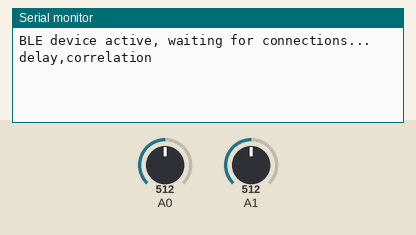
Simulated run of this sketch. Board: Arduino Nano 33 IoT. Parts: the last lines printed to the serial monitor. The inputs (shaded band) are chosen by the test bench; at power-on: A0 = 512, A1 = 512. Nothing arrives over Bluetooth unless stated; a phone connects over Bluetooth LE 3 s after start.

Above: at 1.2 s.
1.3 s: A0 set to 716
At 3.8 s:
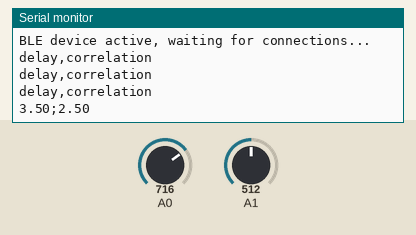
4.3 s: A1 set to 716
At 5.6 s:
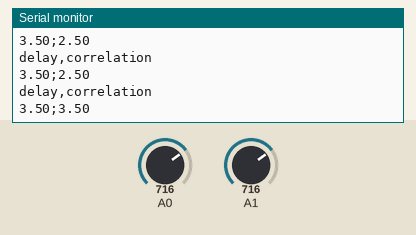
5.8 s: A0 set to 900
At 6.4 s:
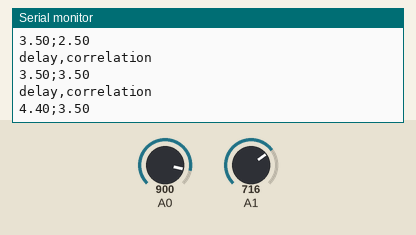
7.3 s: A1 set to 900
At 8.8 s:
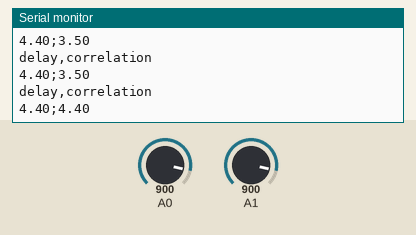
Timing chart, 0 to 9.8 s (numbered marks = the images above; inputs shaded):
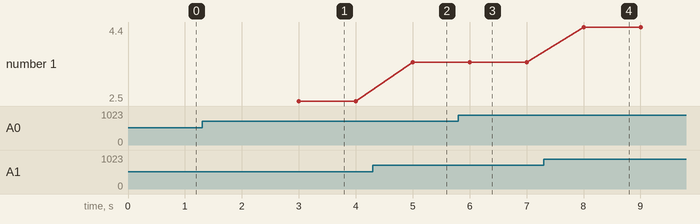

The sketch:

crosscode_realtime_BLE_micros.ino
```cpp
//set baud rate for 115200
#include <ArduinoBLE.h>
BLEService customService("180C");  //create bLE service
//BLEIntCharacteristic valueCharacteristic("2A56", BLERead | BLENotify); //sends to phone
BLEFloatCharacteristic valueCharacteristic("2A56", BLERead | BLENotify);  //sends to phone

#define F(string_literal) (reinterpret_cast<const __FlashStringHelper *>(PSTR(string_literal)))


//making bufSize smaller to make it work (og 2000)
const int bufSize = 200;  //this was 200, changing it to 1000 for testing -> make sure to change it back to 200
//sample around like 3-4 seconds for 5Hz
//5Hz --> 5 waves every second
// 17 seconds of this is way overkill, i would be taking like 85 samples


const unsigned long sampleInterval = 5000;  // 5000 = 5 ms //this was 4000
float Ts = .005;                            // sample every .005 seconds (5 ms) //.004
unsigned long lastSample = 0;


//float sensorData1[bufSize];
int16_t sensorData1[bufSize];
//float sensorData2[bufSize];
int16_t sensorData2[bufSize];
int index = 0;

struct crossCorrReturn {
  //float highr;
  int16_t highr;
  //float highshift;
  int16_t highshift;
};


void setup() {
  Serial.begin(115200);
  pinMode(A0, INPUT);
  pinMode(A1, INPUT);

  //BLE stuff
  if (!BLE.begin()) {
    Serial.println("Starting BLE failed!");
    while (1)
      ;
  }

  BLE.setLocalName("Arduino_R4_BLE");
  BLE.setAdvertisedService(customService);
  customService.addCharacteristic(valueCharacteristic);
  BLE.addService(customService);
  valueCharacteristic.writeValue(0);  //initial value
  BLE.advertise();
  Serial.println("BLE device active, waiting for connections...");

  lastSample = micros();  //time since program started
}


void loop() {

  BLEDevice central = BLE.central();
  unsigned long nowSample = micros();

  if (nowSample - lastSample >= sampleInterval) {  //are we past the sampling interval
    lastSample += sampleInterval;

    int16_t currentData1 = analogRead(A0);
    int16_t currentData2 = analogRead(A1);

    sensorData1[index] = currentData1;
    sensorData2[index] = currentData2;

    //convert them to voltages
    float reading1 = currentData1 * (5.0 / 1023.0);
    float reading2 = currentData2 * (5.0 / 1023.0);

    /*
    Serial.print("A0:");
    Serial.println(reading1);
    Serial.print("A1:");
    Serial.println(reading2);
    */

    //commenting this out to see if it decreases times
    //Serial.print(reading1);
    //Serial.print(";");
    //Serial.println(reading2);


    /* these are uncoverted voltages
    Serial.print(sensorData1[index]);
    Serial.print(";");
    //Serial.println(sensorData2[index], 3)
    Serial.println(sensorData2[index]);
   // i think this is slowing it down
   */

    index++;
    /*
    if (index % 100 == 0) { //this makes sure that it is actually getting values
      Serial.println(index);
    }
    */


    if (index >= bufSize) {

      crossCorrReturn result = crossCorr_calculate(sensorData1, sensorData2, bufSize, Ts);
      //Serial.print("highshift: (milli*1000)");
      //Serial.println(result.highshift);
      //Serial.print("highr: (*1000)");
      //Serial.println(result.highr);

      if (central.connected()) {
        float scale = (float)result.highshift / 1000;  // scale down to seconds for sending
        //valueCharacteristic.writeValue(scale); commenting this out to just send voltages read
        //valueCharacteristic.writeValue(float(reading1)); //ruitong verification
        //valueCharacteristic.writeValue(float(reading2));
        Serial.print(reading1);
      Serial.print(";");
      Serial.println(reading2);

      }
      index = 0;  //am i clearing this properly -- it doesnt really clear just overwrites
      // once it reaches the buffer size, then it has to collect new data and start over again
    }
  }
}


crossCorrReturn crossCorr_calculate(int16_t x[], int16_t y[], int n, float Ts) {  //two arrays, and the buffersize

  crossCorrReturn result;

  //this is all just copied over from other cross correlation
  float mx = 0, my = 0, sx = 0, sy = 0, sxy, r;

  // Calculate mean
  for (int i = 0; i < n; i++) {
    mx += x[i];
    my += y[i];
  }
  mx /= n;
  my /= n;

  // calculate denominator
  for (int i = 0; i < n; i++) {
    sx += (x[i] - mx) * (x[i] - mx);
    sy += (y[i] - my) * (y[i] - my);
  }
  double denom = sqrt(sx * sy);

  int maxShift2 = 100;  //this makes it match the matlab
  //const float Ts = 0.01; //sample rate for 100 Hz (delay 10)
  //const float Ts = 0.005;               //sample rate for every 5 ms (200 Hz)
  //const float Ts = .015;                //sample rate for every 15ms (67 Hz)

  Serial.println("delay,correlation");  //Serial Plotter


  float highr = -1.0;
  float highshift = 0;
  // Calculate and print cross-correlation
  for (int shift = -maxShift2; shift <= maxShift2; shift++) {  //og maxShift
    sxy = 0;

    for (int i = 0; i < n; i++) {
      int j = i + shift;
      if (j < 0 || j >= n) continue;
      //if (j < 0 || j >= n){
      //sxy += (x[i] - mx) * (-my);
      //}
      else {
        sxy += (x[i] - mx) * (y[j] - my);
      }
    }

    r = sxy / denom;

    if (r > highr) {
      highr = r;
      highshift = shift * Ts;  //og just shift
    }
    float delaySec = shift * Ts;  //og not here
  }
  result.highr = (int16_t)(highr * 1000.0);        //correlation
  result.highshift = (int16_t)(highshift * 1000);  // time offset times 1000
  return result;
}
```

Measured:
- after the input at 1.3 s, the serial monitor: prints a new line after 1.7 s (image 1)
- after the input at 4.3 s, the serial monitor: prints a new line after 0.70 s (image 2)
- after the input at 5.8 s, the serial monitor: prints a new line after 0.20 s (image 3)
- after the input at 7.3 s, the serial monitor: prints a new line after 0.70 s (image 4)
